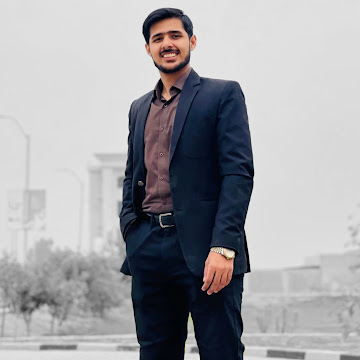
#> input picture Matrix Operations and RGB Channels/image.jpg, 360 x 360 px, found by its file name
$ jupyter execute Assignment-1.ipynb   (older library calls are emulated)
#> lines starting #> are read from the running program, lines starting #| are printed output that depends on the picture; after the words box and inside, x2 and y2 are one past the last pixel; in counts of white or black regions, pixels touching at a corner belong together
# Question 1

[cell 1]
import cv2
import numpy as np
import matplotlib.pyplot as plt

image = cv2.imread('../assets/image.jpg')
#> image is the input picture: shape (360, 360, 3); mean B, G, R 165.6, 162.2, 162.2
rgb_image = cv2.cvtColor(image, cv2.COLOR_BGR2RGB)

R = rgb_image[:, :, 0]
G = rgb_image[:, :, 1]
B = rgb_image[:, :, 2]

gray_image = (0.299 * R + 0.587 * G + 0.114 * B).astype(np.uint8)

threshold = 128
binary_image = np.where(gray_image >= threshold, 255, 0).astype(np.uint8)
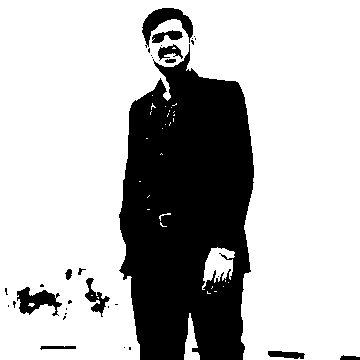
#> binary_image: shape (360, 360); 73.2% white; 33 black regions (21 under 20 px), largest, box (x1, y1, x2, y2) and area: (119, 44, 254, 360) 31942, (142, 8, 193, 48) 800, (17, 287, 62, 316) 673

plt.figure(figsize=(12,4))

plt.subplot(1,3,1)
plt.imshow(rgb_image)
plt.title('Original RGB')
plt.axis('off')

plt.subplot(1,3,2)
plt.imshow(gray_image, cmap='gray')
plt.title('Grayscale')
plt.axis('off')

plt.subplot(1,3,3)
plt.imshow(binary_image, cmap='gray')
plt.title(f'Binary (Threshold={threshold})')
plt.axis('off')

plt.show()

## If we choose a different threshold for binary conversion:

Lower threshold (e.g., 50):
Many pixels will be greater than 50, so most of them will be converted to white (255).
→ The binary image will look brighter with larger white regions.

Higher threshold (e.g., 200):
Only very bright pixels will be above 200, so most pixels will become black (0).
→ The binary image will look darker with fewer white regions.

Why?
Because thresholding decides which pixels are kept as white vs. black. A lower threshold accepts more pixels as “bright enough,” while a higher threshold is stricter and only allows the brightest pixels to remain white.

# Question 2

[cell 2]
import cv2
import numpy as np
import matplotlib.pyplot as plt

image = cv2.imread('../assets/image.jpg')
rgb_image = cv2.cvtColor(image, cv2.COLOR_BGR2RGB)
R, G, B = rgb_image[:,:,0], rgb_image[:,:,1], rgb_image[:,:,2]
gray_image = (0.299*R + 0.587*G + 0.114*B).astype(np.uint8)

gamma = 0.5
normalized = gray_image / 255.0
power_law = np.power(normalized, gamma)
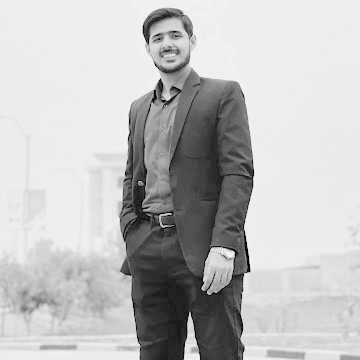
#> power_law: shape (360, 360) float64; min 0, max 0.986, mean 0.753
power_law_img = np.uint8(power_law * 255)

min_val, max_val = np.min(gray_image), np.max(gray_image)
#> min_val = 0; max_val = 248
contrast_stretch = ((gray_image - min_val) / (max_val - min_val) * 255).astype(np.uint8)

hist, bins = np.histogram(gray_image.flatten(), 256, [0,256])
#> hist = 256 values, max 15513 at index 222, min 0 at index 237, mean 506.2; bins = 257 values from 0 to 256
cdf = hist.cumsum()
#> cdf = 256 values from 167 to 129600
cdf_normalized = cdf * 255 / cdf[-1]
#> cdf_normalized = 256 values from 0.329 to 255
hist_eq_img = np.interp(gray_image.flatten(), bins[:-1], cdf_normalized).reshape(gray_image.shape).astype(np.uint8)
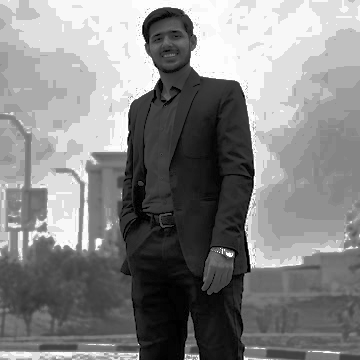
#> hist_eq_img: shape (360, 360); min 0, max 255, mean 132.1

plt.figure(figsize=(15,6))

plt.subplot(2,4,1); plt.imshow(gray_image, cmap='gray'); plt.title('Original Gray'); plt.axis('off')
plt.subplot(2,4,2); plt.imshow(power_law_img, cmap='gray'); plt.title('Power-law (γ=0.5)'); plt.axis('off')
plt.subplot(2,4,3); plt.imshow(contrast_stretch, cmap='gray'); plt.title('Contrast Stretching'); plt.axis('off')
plt.subplot(2,4,4); plt.imshow(hist_eq_img, cmap='gray'); plt.title('Histogram Equalization'); plt.axis('off')

plt.subplot(2,4,5); plt.hist(gray_image.ravel(),256,[0,256]); plt.title('Original Histogram')
plt.subplot(2,4,6); plt.hist(power_law_img.ravel(),256,[0,256]); plt.title('Power-law Histogram')
plt.subplot(2,4,7); plt.hist(contrast_stretch.ravel(),256,[0,256]); plt.title('Contrast Stretch Histogram')
plt.subplot(2,4,8); plt.hist(hist_eq_img.ravel(),256,[0,256]); plt.title('Hist Equalization Histogram')

plt.tight_layout()
plt.show()
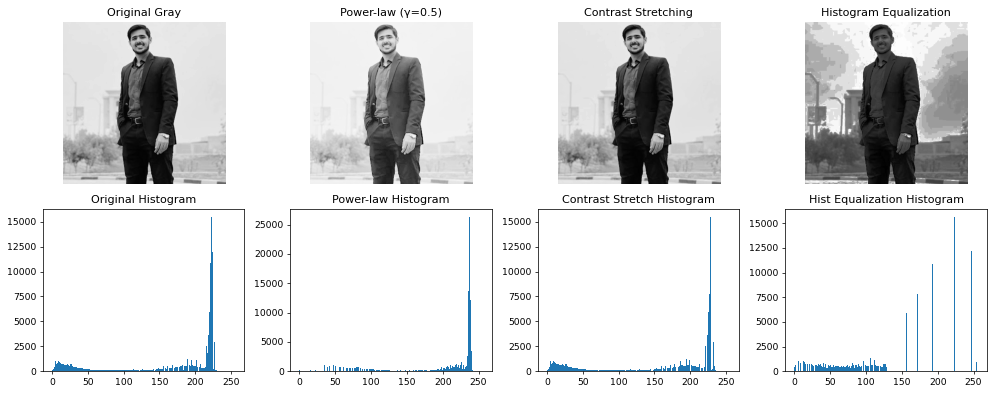
#> figure drawn by matplotlib, 8 panels; panel 5: tallest bar 15513 high, from x = 222 to 223; panel 6: tallest bar 26345 high, from x = 237 to 238; panel 7: tallest bar 15513 high, from x = 228 to 229; panel 8: tallest bar 15657 high, from x = 223 to 224

## If γ < 1 in power-law transformation, what happens to dark pixels and why?

When γ < 1, dark pixels become brighter.

This happens because raising a small value (like 0.2) to a power less than 1 increases it (0.2^0.5 = 0.45).

As a result, the transformation stretches low-intensity values upward, brightening dark areas while keeping already bright regions almost unchanged.

## Contrast stretching and histogram equalization both improve contrast. How are they conceptually different?

Contrast Stretching:

A linear mapping of the current intensity range to the full [0, 255] range.

It only rescales based on min and max pixel values.

Example: If values are between 50–180, they are stretched to 0–255.

Histogram Equalization:

A non-linear mapping based on the image’s histogram.

Redistributes pixel intensities so the histogram becomes more uniform.

Enhances global contrast, especially when intensities are clustered in a narrow range.

# Question 3

[cell 3]
import cv2
import numpy as np
import matplotlib.pyplot as plt

image = cv2.imread('../assets/image.jpg', cv2.IMREAD_GRAYSCALE)
#> image: shape (360, 360); min 0, max 250, mean 162.6

Gx = np.zeros_like(image, dtype=float)
Gy = np.zeros_like(image, dtype=float)

Gx[:, :-1] = image[:, 1:] - image[:, :-1]
Gy[:-1, :] = image[1:, :] - image[:-1, :]

gradient_magnitude = np.sqrt(Gx**2 + Gy**2)
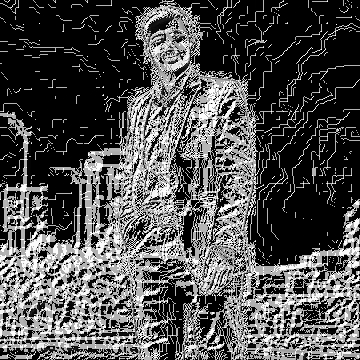
#> gradient_magnitude: shape (360, 360) float64; min 0, max 360.6, mean 114.1; drawn with min black and max white
edge_image = (gradient_magnitude / gradient_magnitude.max() * 255).astype(np.uint8)

sobelx = cv2.Sobel(image, cv2.CV_64F, 1, 0, ksize=3)
sobely = cv2.Sobel(image, cv2.CV_64F, 0, 1, ksize=3)
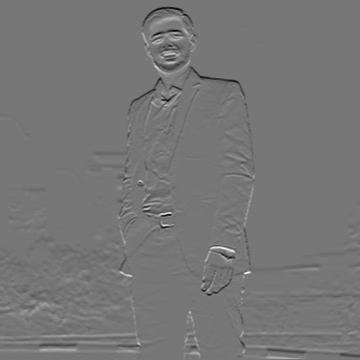
#> sobely: shape (360, 360) float64; min -741, max 845, mean -1.5; drawn with min black and max white
sobel_magnitude = np.sqrt(sobelx**2 + sobely**2)
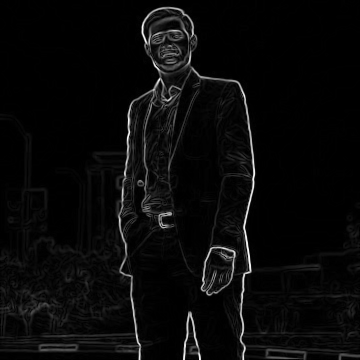
#> sobel_magnitude: shape (360, 360) float64; min 0, max 952.3, mean 35.4; drawn with min black and max white
sobel_edge = (sobel_magnitude / sobel_magnitude.max() * 255).astype(np.uint8)

opencv_sobelx = cv2.Sobel(image, cv2.CV_64F, 1, 0)
opencv_sobely = cv2.Sobel(image, cv2.CV_64F, 0, 1)
opencv_sobel_mag = np.sqrt(opencv_sobelx**2 + opencv_sobely**2)
opencv_sobel_edge = (opencv_sobel_mag / opencv_sobel_mag.max() * 255).astype(np.uint8)

plt.figure(figsize=(15,5))
plt.subplot(1,4,1); plt.imshow(image, cmap='gray'); plt.title('Original'); plt.axis('off')
plt.subplot(1,4,2); plt.imshow(edge_image, cmap='gray'); plt.title('Finite Difference'); plt.axis('off')
plt.subplot(1,4,3); plt.imshow(sobel_edge, cmap='gray'); plt.title('Manual Sobel'); plt.axis('off')
plt.subplot(1,4,4); plt.imshow(opencv_sobel_edge, cmap='gray'); plt.title('OpenCV Sobel'); plt.axis('off')
plt.show()

## Q4: Why can noise produce false edges in gradient computation?

Noise introduces sudden pixel intensity changes.

Since gradients rely on differences between neighbors, noise creates sharp changes → interpreted as edges (false positives).

## Q5 Comparison: Finite Difference vs. Sobel for Edge Localization

The finite difference method simply subtracts adjacent pixel values. While this captures sudden changes in intensity, it is:

Very sensitive to noise (even small pixel fluctuations look like edges).

Provides edges that are thin but unstable.

The Sobel operator uses a 3×3 kernel with weighted coefficients. This has two important effects:

Smoothing effect: The averaging inside the kernel reduces the influence of noise.

Stronger response at real edges: Because it considers more neighboring pixels, it produces clearer and more continuous edge lines.

Therefore, Sobel localizes edges better than the simple finite difference because it balances derivative computation with local smoothing, giving more accurate and stable edges.

## Q6: Compare with OpenCV’s cv2.Sobel

The OpenCV Sobel is optimized and more robust.

Differences:

Finite difference = raw, noisier, weaker edges.

Manual Sobel = improved edges, smoother.

OpenCV Sobel = strongest, most stable edges because of optimized implementation.

# Question 4

## 1. Add Gaussian Noise

[cell 4]
import cv2
import numpy as np
import matplotlib.pyplot as plt

img = cv2.imread("../assets/image.jpg", cv2.IMREAD_GRAYSCALE)
img_norm = img / 255.0

mean = 0
var = 0.01
sigma = np.sqrt(var)

gaussian_noise = np.random.normal(mean, sigma, img_norm.shape)
noisy_img = img_norm + gaussian_noise
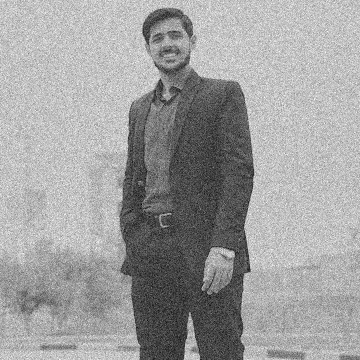
#> noisy_img: shape (360, 360) float64; min -0.398, max 1.26, mean 0.638; drawn with min black and max white
noisy_img = np.clip(noisy_img, 0, 1)

plt.figure(figsize=(10,5))
plt.subplot(1,2,1); plt.title("Original"); plt.imshow(img, cmap="gray"); plt.axis("off")
plt.subplot(1,2,2); plt.title("Noisy"); plt.imshow(noisy_img, cmap="gray"); plt.axis("off")
plt.show()

## 2a. Manual Mean Filter Implementation

[cell 5]
import numpy as np
import matplotlib.pyplot as plt

def mean_filter(img, ksize=3):
#> called with ksize = 3
    pad = ksize // 2
    padded = np.pad(img, pad, mode="constant")
    filtered = np.zeros_like(img)
    for i in range(img.shape[0]):
        for j in range(img.shape[1]):
            region = padded[i:i+ksize, j:j+ksize]
            filtered[i,j] = np.mean(region)
    return filtered

mean_3 = mean_filter(noisy_img, 3)
mean_5 = mean_filter(noisy_img, 5)

plt.figure(figsize=(12,4))
plt.subplot(1,2,1); plt.title("Mean 3x3"); plt.imshow(mean_3, cmap="gray"); plt.axis("off")
plt.subplot(1,2,2); plt.title("Mean 5x5"); plt.imshow(mean_5, cmap="gray"); plt.axis("off")
plt.show()

## 2b. Manual Guassian Filter Implementation

[cell 6]
import numpy as np
import matplotlib.pyplot as plt

def gaussian_kernel(ksize=3, sigma=1.0):
    ax = np.linspace(-(ksize // 2), ksize // 2, ksize)
    xx, yy = np.meshgrid(ax, ax)
    kernel = np.exp(-(xx**2 + yy**2) / (2 * sigma**2))
    return kernel / np.sum(kernel)

def apply_filter(img, kernel):
    ksize = kernel.shape[0]
#> ksize = 3
    pad = ksize // 2
#> pad = 1
    padded = np.pad(img, pad, mode="constant")
    filtered = np.zeros_like(img)
    for i in range(img.shape[0]):
        for j in range(img.shape[1]):
            region = padded[i:i+ksize, j:j+ksize]
            filtered[i, j] = np.sum(region * kernel)
    return filtered

gauss3 = apply_filter(noisy_img, gaussian_kernel(3, 1.0))
gauss5 = apply_filter(noisy_img, gaussian_kernel(5, 1.0))

plt.figure(figsize=(12,4))
plt.subplot(1,2,1); plt.title("Gaussian 3x3"); plt.imshow(gauss3, cmap="gray"); plt.axis("off")
plt.subplot(1,2,2); plt.title("Gaussian 5x5"); plt.imshow(gauss5, cmap="gray"); plt.axis("off")
plt.show()

## 3. Which filter is better and why?

Gaussian filter is better because it gives more weight to center pixels, preserving edges while still removing noise.

Mean filter blurs edges more since it averages all pixels equally.

## 4. Why does a larger filter (5×5 vs 3×3) remove more noise but blur edges more?

A larger kernel considers more neighbors, smoothing stronger → more noise reduction.

But edges are also high-frequency features → they get blurred as well.

## 5. Why does Gaussian filtering preserve edges better than mean filtering?

Gaussian gives higher weight to center pixels → nearby pixels influence more.

Mean filter treats all neighbors equally → strong blurring of edges.

## 6. In which situations is mean filtering preferable?

When noise is very strong and random (e.g., salt-and-pepper), mean filtering can smooth aggressively.

It is also simpler and faster → good for real-time, low-power systems.

## 7. Why does Sobel operator use larger weights for center pixels (-2, 2) compared to corners (-1, 1)?

Center pixels represent the main intensity change direction.

Larger weights make the operator more sensitive to edges while reducing noise influence from far pixels.

# Question 5

## Manual Implementation of Sobel Filters

[cell 7]
import cv2
import numpy as np
import matplotlib.pyplot as plt

img = cv2.imread("../assets/image.jpg", cv2.IMREAD_GRAYSCALE)
img = img.astype(np.float32) / 255.0

sobel_x = np.array([[-1, 0, 1],
                    [-2, 0, 2],
                    [-1, 0, 1]], dtype=np.float32)

sobel_y = np.array([[-1, -2, -1],
                    [ 0,  0,  0],
                    [ 1,  2,  1]], dtype=np.float32)

def apply_filter(img, kernel):
    k = kernel.shape[0]
    pad = k // 2
    padded = np.pad(img, pad, mode="constant")
#> padded: shape (362, 362) float32
    filtered = np.zeros_like(img)
    for i in range(img.shape[0]):
        for j in range(img.shape[1]):
            region = padded[i:i+k, j:j+k]
            filtered[i,j] = np.sum(region * kernel)
    return filtered

Gx = apply_filter(img, sobel_x)
Gy = apply_filter(img, sobel_y)

magnitude = np.sqrt(Gx**2 + Gy**2)
magnitude = (magnitude / magnitude.max()) * 255
direction = np.arctan2(Gy, Gx)
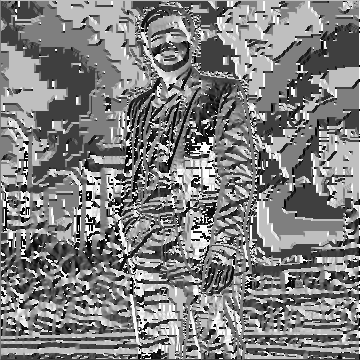
#> direction: shape (360, 360) float32; min -3.14, max 3.14, mean 0.00542; drawn with min black and max white

plt.figure(figsize=(12,6))
plt.subplot(1,3,1); plt.title("Sobel Gx"); plt.imshow(Gx, cmap="gray"); plt.axis("off")
plt.subplot(1,3,2); plt.title("Sobel Gy"); plt.imshow(Gy, cmap="gray"); plt.axis("off")
plt.subplot(1,3,3); plt.title("Magnitude"); plt.imshow(magnitude, cmap="gray"); plt.axis("off")
plt.show()

## Edge Magnitude and Direction

Magnitude: Shows how strong an edge is at each pixel.

Direction: Shows the orientation of the edge (horizontal, vertical, diagonal).

## 3. Comparison with Finite Difference (Q3)

### Finite Difference

Uses simple subtraction between neighboring pixels.

Very sensitive to noise.

Detects edges but often produces rough/thin edges.

### Sobel Operator

Uses weighted convolution (more weight on closer pixels, e.g., -2,2).

Reduces effect of noise.

Produces smoother and more continuous edges.

Better edge localization than raw finite difference.

## Observations

Sobel edges look cleaner and more defined compared to finite difference.

Sobel is less sensitive to random noise because of averaging effect.

Finite difference detects more edges (including false ones), while Sobel emphasizes stronger, meaningful edges.

# Question 6 (BONUS)

## 1. Gaussian Smoothing

We first reduce noise so that false edges don’t appear.

[cell 8]
import cv2
import numpy as np
import matplotlib.pyplot as plt

img = cv2.imread("../assets/image.jpg", cv2.IMREAD_GRAYSCALE)
img = img.astype(np.float32) / 255.0

def gaussian_kernel(size=5, sigma=1):
    ax = np.linspace(-(size//2), size//2, size)
    xx, yy = np.meshgrid(ax, ax)
    kernel = np.exp(-(xx**2 + yy**2)/(2*sigma**2))
    return kernel / np.sum(kernel)

def apply_filter(img, kernel):
    k = kernel.shape[0]
#> k = 5
    pad = k // 2
#> pad = 2
    padded = np.pad(img, pad, mode="constant")
#> padded: shape (364, 364) float32
    filtered = np.zeros_like(img)
    for i in range(img.shape[0]):
        for j in range(img.shape[1]):
            region = padded[i:i+k, j:j+k]
            filtered[i,j] = np.sum(region * kernel)
    return filtered

blurred = apply_filter(img, gaussian_kernel(5,1))

## 2. Gradient Magnitude & Direction (Sobel)

[cell 9]
sobel_x = np.array([[-1, 0, 1],
                    [-2, 0, 2],
                    [-1, 0, 1]], dtype=np.float32)

sobel_y = np.array([[-1, -2, -1],
                    [ 0,  0,  0],
                    [ 1,  2,  1]], dtype=np.float32)

Gx = apply_filter(blurred, sobel_x)
#> in apply_filter (call 2), `padded = np.pad(img, pad, mode="constant")`:
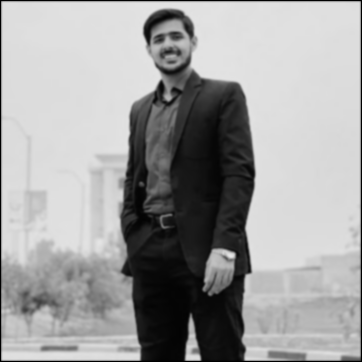
#> padded: shape (362, 362) float32; min 0, max 0.904, mean 0.627
Gy = apply_filter(blurred, sobel_y)

magnitude = np.sqrt(Gx**2 + Gy**2)
magnitude = (magnitude / magnitude.max()) * 255

direction = np.arctan2(Gy, Gx)

print("Magnitude: ", magnitude)
#> (printed output is left out)
print("Direction: ", direction)
#> (printed output is left out)

## 3. Non-Maximum Suppression

Thins edges → keep only local maxima along gradient direction.

[cell 10]
def non_maximum_suppression(mag, dir):
    Z = np.zeros_like(mag)
    angle = dir * 180. / np.pi
    angle[angle < 0] += 180
    for i in range(1, mag.shape[0]-1):
        for j in range(1, mag.shape[1]-1):
            q = 255
            r = 255
            if (0 <= angle[i,j] < 22.5) or (157.5 <= angle[i,j] <= 180):
                q = mag[i, j+1]
                r = mag[i, j-1]
            elif (22.5 <= angle[i,j] < 67.5):
                q = mag[i+1, j-1]
                r = mag[i-1, j+1]
            elif (67.5 <= angle[i,j] < 112.5):
                q = mag[i+1, j]
                r = mag[i-1, j]
            elif (112.5 <= angle[i,j] < 157.5):
                q = mag[i-1, j-1]
                r = mag[i+1, j+1]
            if (mag[i,j] >= q) and (mag[i,j] >= r):
                Z[i,j] = mag[i,j]
            else:
                Z[i,j] = 0
    return Z

nms = non_maximum_suppression(magnitude, direction)

## 4. Double Thresholding + Hysteresis

Classify pixels as strong edges, weak edges, or non-edges.

[cell 11]
def threshold(img, lowRatio=0.05, highRatio=0.15):
#> called with lowRatio = 0.05, highRatio = 0.15
    high = img.max() * highRatio
#> high = 26.17
    low = high * lowRatio
#> low = 1.31
    res = np.zeros_like(img)
    strong = 255
    weak = 75
    strong_i, strong_j = np.where(img >= high)
#> strong_i = 2647 values from 7 to 358; strong_j = 2647 values, max 357 at index 2616, min 2 at index 1982, mean 170.5
    weak_i, weak_j = np.where((img <= high) & (img >= low))
#> weak_i = 10259 values from 3 to 357; weak_j = 10259 values, max 357 at index 5645, min 2 at index 5143, mean 168.3
    res[strong_i, strong_j] = strong
    res[weak_i, weak_j] = weak
    return res, weak, strong

def hysteresis(img, weak, strong=255):
    for i in range(1, img.shape[0]-1):
        for j in range(1, img.shape[1]-1):
            if img[i,j] == weak:
                if ((img[i+1, j-1] == strong) or (img[i+1, j] == strong) or
                    (img[i+1, j+1] == strong) or (img[i, j-1] == strong) or
                    (img[i, j+1] == strong) or (img[i-1, j-1] == strong) or
                    (img[i-1, j] == strong) or (img[i-1, j+1] == strong)):
                    img[i,j] = strong
                else:
                    img[i,j] = 0
    return img

dt, weak, strong = threshold(nms)
#> weak = 75; strong = 255
canny_manual = hysteresis(dt, weak, strong)
